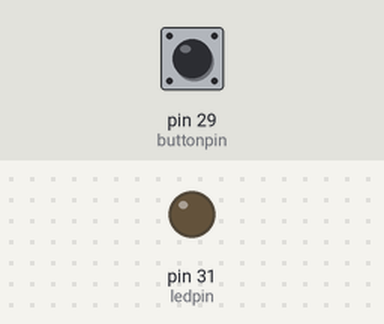
A program run on a simulated Raspberry Pi (header pin numbers). Shown: output pins drawn as LEDs (lit = HIGH). Inputs (shaded band) come from the test bench; at power-on: pin 29 (buttonpin) HIGH.

Above: at 1.2 s.
1.3 s: pin 29 (buttonpin) pulled LOW for 0.15 s
At 1.37 s:
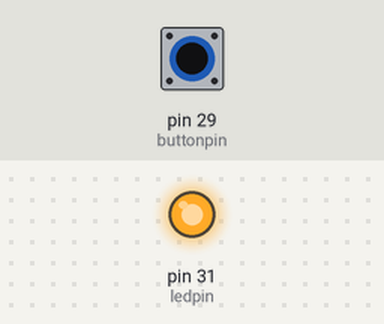
2.9 s: pin 29 (buttonpin) pulled LOW for 3.2 s
At 6.8 s:
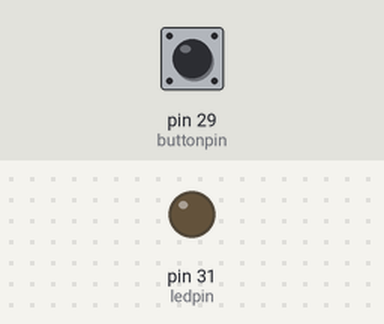
Timing chart, 0 to 8.3 s (numbered marks = the images above; inputs shaded):
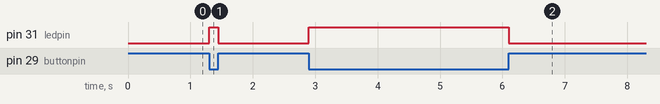

Measured:
- after the input at 1.3 s, pin 31 (ledpin): LOW → HIGH at once, → LOW 0.15 s later
- after the input at 2.9 s, pin 31 (ledpin): LOW → HIGH at once, → LOW 3.2 s later

The program:

available.py
```python
#!/usr/bin/python
# Verwenden von GPIO
import RPi.GPIO as GPIO

ledpin=31
buttonpin=29

# Warnungen ausschalten
#GPIO.setwarnings(False)
# Pin Nummern verwenden
GPIO.setmode(GPIO.BOARD)
# Pin 11 als Input
GPIO.setup(buttonpin, GPIO.IN)
# Pin 12 als Output
GPIO.setup(ledpin, GPIO.OUT)

# Endlosschleife
while True:
  # Solange Button nicht gedrueckt wird (False)
  if not GPIO.input(buttonpin):
    GPIO.output(ledpin, True)
  # Wenn der Button gedrueckt wird
  else:
    GPIO.output(ledpin, False)

GPIO.cleanup()
```
